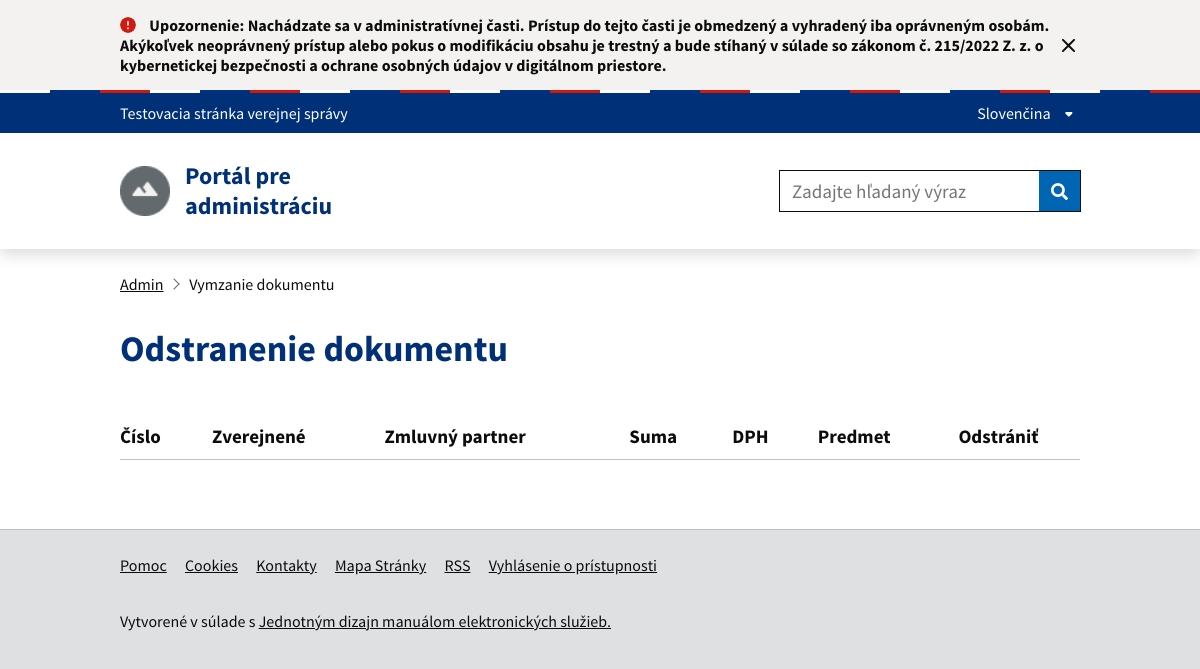
The page /uvod/odstranenieDokumentu/ (signed in) on the database as committed earlier.
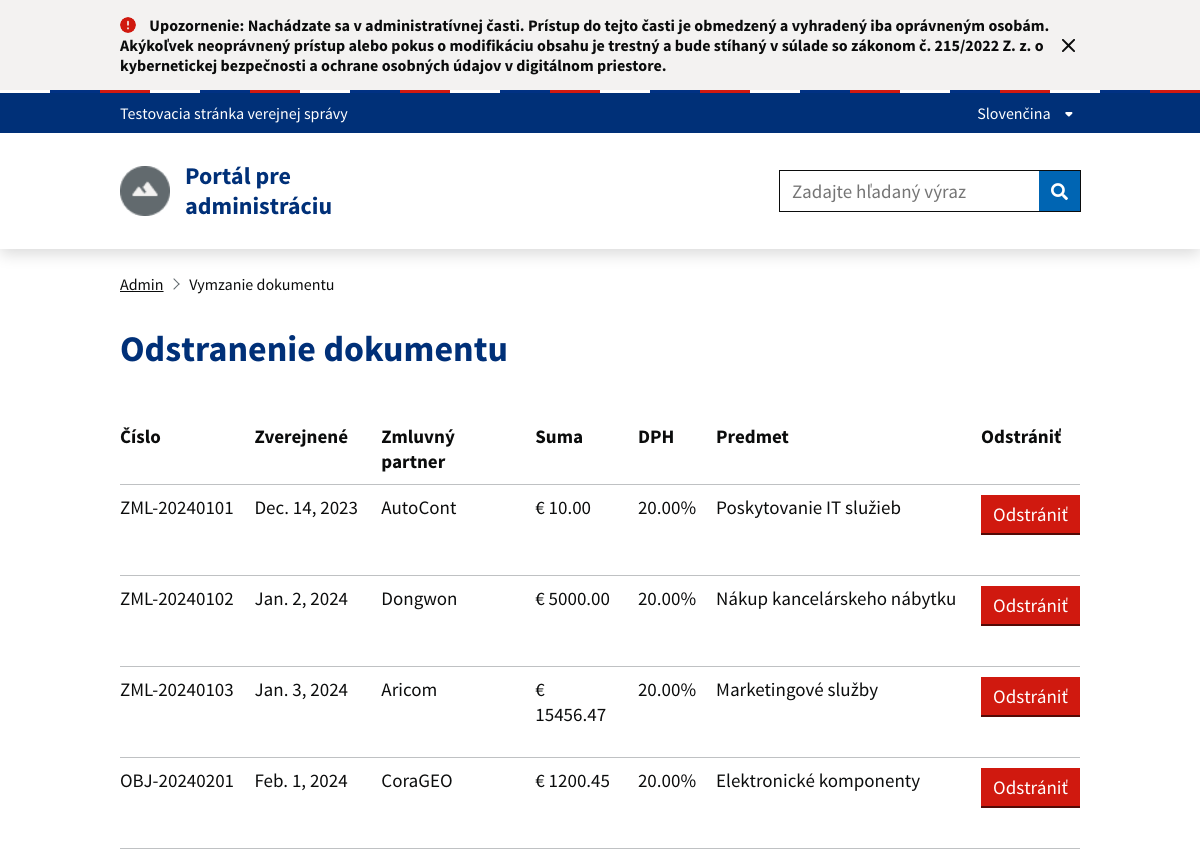
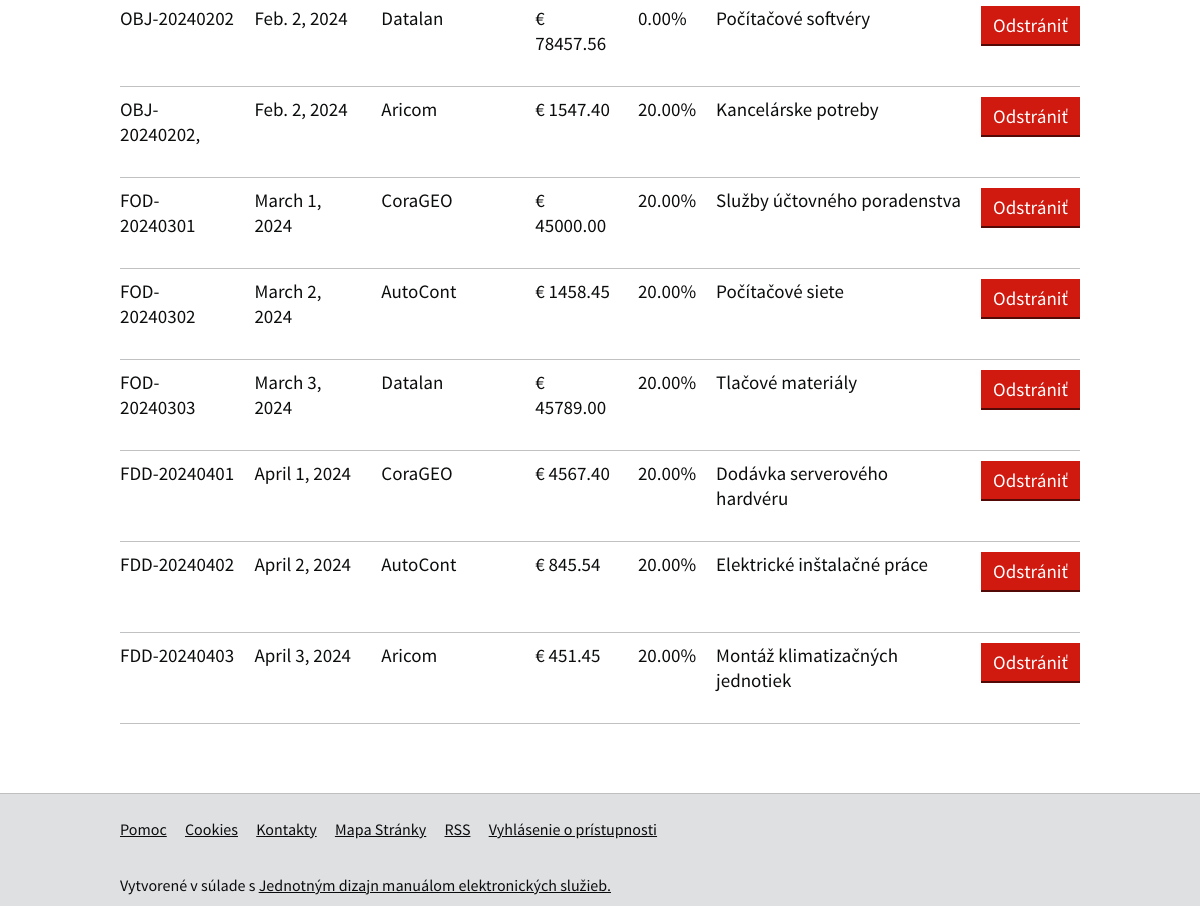
The same page on the database as committed later (2 pictures, top to bottom).
### DocumentPage/models.py (models this page shows, shortened)
class Document(models.Model):
    number = models.CharField(max_length=100)
    published_date = models.DateField()
    company = models.ForeignKey('Company', on_delete=models.CASCADE)
    document_type = models.ForeignKey('DocumentType', on_delete=models.CASCADE)
    amount = models.DecimalField(max_digits=10, decimal_places=2)
    vat = models.DecimalField(max_digits=5, decimal_places=2)
    subject = models.TextField()
    attachments = models.ManyToManyField('Attachment')
    signed_by = models.CharField(max_length=100)

class Company(models.Model):
    name = models.CharField(max_length=200)
    tax_id = models.CharField(max_length=50)  # IČO
    address = models.CharField(max_length=300)

### AdminPage/views.py (the view)
# urls.py: path('odstranenieDokumentu/', views.viewDocuments, name='viewDocuments'),
@login_required
def viewDocuments(request):
    documents = Document.objects.all()
    return render(request, 'AdminPage/deleteDocument.html', {'documents': documents})

### AdminPage/templates/AdminPage/deleteDocument.html (shortened to what this page needs)
<!DOCTYPE html>
<html lang="sk" class="govuk-template app-no-canvas-background">
<head>
    {% load static %}
    <link rel="stylesheet" href="{% static 'MainPage/idsk-frontend-2.11.0.min.css'%}">
    <link rel="stylesheet" href="{% static 'AdminPage/style.css'%}">
    <link rel="stylesheet" href="https://code.jquery.com/ui/1.12.1/themes/base/jquery-ui.css">
</head>
<body class="govuk-template__body ">
    <header class="idsk-header-web " data-module="idsk-header-web">
        <div class="idsk-header-web__scrolling-wrapper">
            <div class="idsk-header-web__banner idsk-header-web__banner--warning">
                <div class="govuk-width-container">
                    <div class="govuk-grid-row">
                        <div class="govuk-grid-column-full">
                            <div class="govuk-body-s idsk-header-web__banner-title">
                                <div class="idsk-header-web__warning-icon"></div>
                                Upozornenie: Nachádzate sa v administratívnej časti. Prístup do tejto časti je obmedzený
                                a vyhradený iba oprávneným osobám. Akýkoľvek neoprávnený prístup alebo pokus o
                                modifikáciu obsahu je trestný a bude stíhaný v súlade so zákonom č. 215/2022 Z. z. o
                                kybernetickej bezpečnosti a ochrane osobných údajov v digitálnom priestore.
                            </div>
                            <button class="idsk-header-web__banner-close" aria-label="Zavrieť banner"><span
                                    class="idsk-header-web__menu-close"></span></button>
                        </div>
                    </div>
                </div>
            </div>
            <div class="idsk-header-web__tricolor"></div>
            <div class="idsk-header-web__brand ">
                <div class="govuk-width-container">
                    <div class="govuk-grid-row">
                        <div class="govuk-grid-column-full">
                            <div class="idsk-header-web__brand-gestor">
                                <span class="govuk-body-s idsk-header-web__brand-gestor-text">
                                    Testovacia stránka verejnej správy
                                </span>
                            </div>
                            <div class="idsk-header-web__brand-language">
                                <button class="idsk-header-web__brand-language-button"
                                    aria-label="Rozbaliť jazykové menu" aria-expanded="false"
                                    data-text-for-hide="Skryť jazykové menu"
                                    data-text-for-show="Rozbaliť jazykové menu">
                                    Slovenčina
                                    <span class="idsk-header-web__link-arrow"></span>
                                </button>
                            </div>
                        </div>
                    </div>
                </div>
            </div>
            <div class="idsk-header-web__main">
                <div class="govuk-width-container">
                    <div class="govuk-grid-row">
                        <div class="govuk-grid-column-full govuk-grid-column-one-third-from-desktop">
                            <div class="idsk-header-web__main-headline">
                                <a href="/uvod" title="Odkaz na úvodnú stránku">
                                    <img src="{% static 'MainPage/assets/images/header-web/logo-placeholder.png'%}"
                                        alt="ID-SK Frontend" class="idsk-header-web__main-headline-logo">
                                    <span class="govuk-heading-m">
                                        Portál pre administráciu
                                    </span>
                                </a>
                            </div>
                        </div>
                        <div class="govuk-grid-column-two-thirds">
                            <div class="idsk-header-web__main-action">
                                <form class="idsk-header-web__main-action-search">
                                    <input class="govuk-input govuk-!-display-inline-block"
                                        id="idsk-header-web__main-action-search-input" name="search"
                                        placeholder="Zadajte hľadaný výraz" title="Zadajte hľadaný výraz" type="search"
                                        aria-label="Zadajte hľadaný výraz" />
                                    <button type="submit" class="govuk-button" data-module="govuk-button">
                                        <i aria-hidden="true" class="fas fa-search"></i>
                                    </button>
                                </form>
                            </div>
                        </div>
                    </div>
                </div>
            </div>
        </div>
    </header>
    <div class="govuk-width-container">
        <div class="govuk-breadcrumbs">
            <ol class="govuk-breadcrumbs__list">
                <li class="govuk-breadcrumbs__list-item">
                    <a class="govuk-breadcrumbs__link" href="/uvod">Admin</a>
                </li>
                <li class="govuk-breadcrumbs__list-item" aria-current="page">Vymzanie dokumentu</li>
            </ol>
        </div>
        <main class="govuk-main-wrapper govuk-main-wrapper--auto-spacing" id="main-content">
            <div class="govuk-form-group">
                <fieldset class="govuk-fieldset">
                    <legend class="govuk-fieldset__legend govuk-fieldset__legend--l">
                        <h2 class="govuk-fieldset__heading">
                            Odstranenie dokumentu
                        </h2>
                    </legend>
                </fieldset>
            </div>
            {% load widget_tweaks %}
            <table class="govuk-table" style="margin-top:20px">
                <thead class="govuk-table__head">
                    <tr class="govuk-table__row">
                        <th class="govuk-table__header">Číslo</th>
                        <th class="govuk-table__header">Zverejnené</th>
                        <th class="govuk-table__header">Zmluvný partner</th>
                        <th class="govuk-table__header">Suma</th>
                        <th class="govuk-table__header">DPH</th>
                        <th class="govuk-table__header">Predmet</th>
                        <th class="govuk-table__header">Odstrániť</th>
                    </tr>
                </thead>
                <tbody class="govuk-table__body">
                    {% for doc in documents %}
                    <tr class="govuk-table__row">
                        <td class="govuk-table__cell">{{ doc.number }}</td>
                        <td class="govuk-table__cell">{{ doc.published_date }}</td>
                        <td class="govuk-table__cell">{{ doc.company.name }}</td>
                        <td class="govuk-table__cell">€ {{ doc.amount }}</td>
                        <td class="govuk-table__cell">{{ doc.vat }}%</td>
                        <td class="govuk-table__cell">{{ doc.subject }}</td>
                        <td class="govuk-table__cell">
                            <form id="delete-form-{{ doc.id }}" action="{% url 'deleteDocument' doc.id %}" method="post">
                                <input type="submit" value="Odstrániť" class="govuk-button govuk-button--warning" onclick="confirmDeletion({{ doc.id }}, event)"/>
                            </form>
                        </td>
                    </tr>
                    {% endfor %}
                </tbody>
            </table>
        </main>
    </div>
    <div data-module="idsk-footer-extended">
        <footer class="idsk-footer-extended  ">
            <div class="idsk-footer-extended-main-content">
                <div class="govuk-width-container">
                    <div class="govuk-grid-column-full">
                        <div class="idsk-footer-extended-description-panel">
                            <div class="idsk-footer-extended-meta-item">
                                <ul class="idsk-footer-extended-inline-list ">
                                    <li class="idsk-footer-extended-inline-list-item">
                                        <a class="govuk-link" title="Pomoc" href="#">
                                            Pomoc
                                        </a>
                                    </li>
                                    <li class="idsk-footer-extended-inline-list-item">
                                        <a class="govuk-link" title="Cookies" href="#">
                                            Cookies
                                        </a>
                                    </li>
                                    <li class="idsk-footer-extended-inline-list-item">
                                        <a class="govuk-link" title="Kontakty" href="#">
                                            Kontakty
                                        </a>
                                    </li>
                                    <li class="idsk-footer-extended-inline-list-item">
                                        <a class="govuk-link" title="Mapa Stránky" href="#">
                                            Mapa Stránky
                                        </a>
                                    </li>
                                    <li class="idsk-footer-extended-inline-list-item">
                                        <a class="govuk-link" title="RSS" href="#">
                                            RSS
                                        </a>
                                    </li>
                                    <li class="idsk-footer-extended-inline-list-item">
                                        <a class="govuk-link" title="Vyhlásenie o prístupnosti" href="#">
                                            Vyhlásenie o prístupnosti
                                        </a>
                                    </li>
                                </ul>
                            </div>
                            <div class="govuk-grid-column-two-thirds idsk-footer-extended-info-links">
                                <p class="idsk-footer-extended-frame">Vytvorené v súlade s
                                    <a class="govuk-link" title="Jednotným dizajn manuálom elektronických služieb."
                                        href="#">
                                        Jednotným dizajn manuálom elektronických služieb.
                                    </a>
                                </p>
                            </div>
                        </div>
                    </div>
                </div>
            </div>
        </footer>
    </div>
</body>
</html>

### AdminPage/static/AdminPage/style.css (style rules this page uses)
body { overflow-x: hidden; }
h2 { color: #003078 !important; }

Rows that differ between the two databases and show on the page:
added Document: number "ZML-20240101", published_date "Dec. 14, 2023", company.name "AutoCont", amount "10.00", vat "20.00", subject "Poskytovanie IT služieb"
added Document: number "ZML-20240102", published_date "Jan. 2, 2024", company.name "Dongwon", amount "5000.00", vat "20.00", subject "Nákup kancelárskeho nábytku"
added Document: number "ZML-20240103", published_date "Jan. 3, 2024", company.name "Aricom", amount "15456.47", vat "20.00", subject "Marketingové služby"
added Document: number "OBJ-20240201", published_date "Feb. 1, 2024", company.name "CoraGEO", amount "1200.45", vat "20.00", subject "Elektronické komponenty"
added Document: number "OBJ-20240202", published_date "Feb. 2, 2024", company.name "Datalan", amount "78457.56", vat "0.00", subject "Počítačové softvéry"
added Document: number "OBJ-20240202,", published_date "Feb. 2, 2024", company.name "Aricom", amount "1547.40", vat "20.00", subject "Kancelárske potreby"
added Document: number "FOD-20240301", published_date "March 1, 2024", company.name "CoraGEO", amount "45000.00", vat "20.00", subject "Služby účtovného poradenstva"
added Document: number "FOD-20240302", published_date "March 2, 2024", company.name "AutoCont", amount "1458.45", vat "20.00", subject "Počítačové siete"
added Document: number "FOD-20240303", published_date "March 3, 2024", company.name "Datalan", amount "45789.00", vat "20.00", subject "Tlačové materiály"
added Document: number "FDD-20240401", published_date "April 1, 2024", company.name "CoraGEO", amount "4567.40", vat "20.00", subject "Dodávka serverového hardvéru"
added Document: number "FDD-20240402", published_date "April 2, 2024", company.name "AutoCont", amount "845.54", vat "20.00", subject "Elektrické inštalačné práce"
added Document: number "FDD-20240403", published_date "April 3, 2024", company.name "Aricom", amount "451.45", vat "20.00", subject "Montáž klimatizačných jednotiek"
